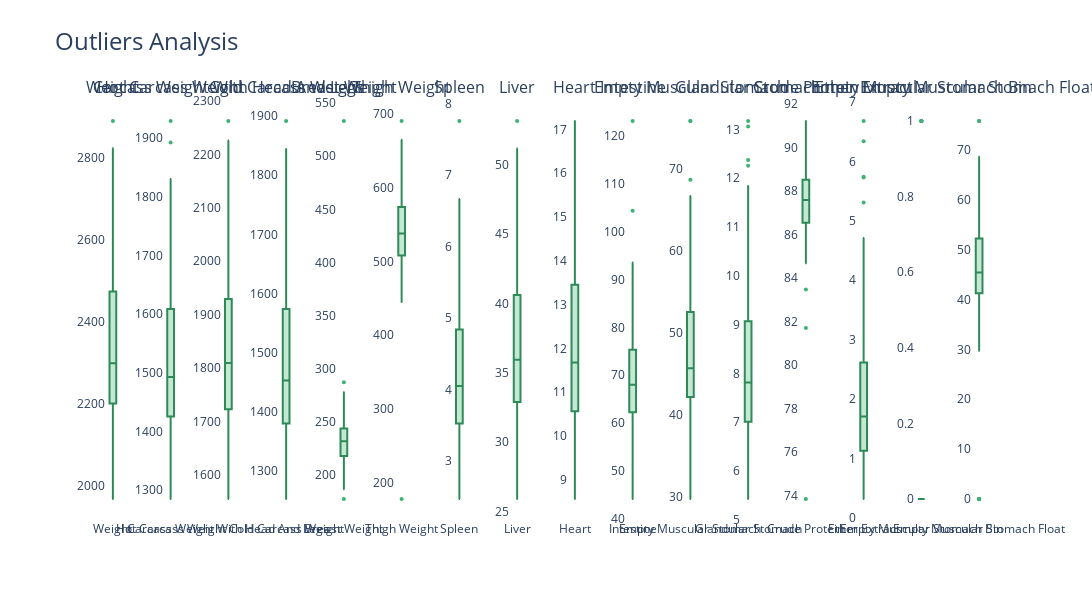

Here is the notebook cell this chart was saved with:
### Markdown cell above
#### Outliers

### Code cell
plot_boxplots(df, df.columns)
